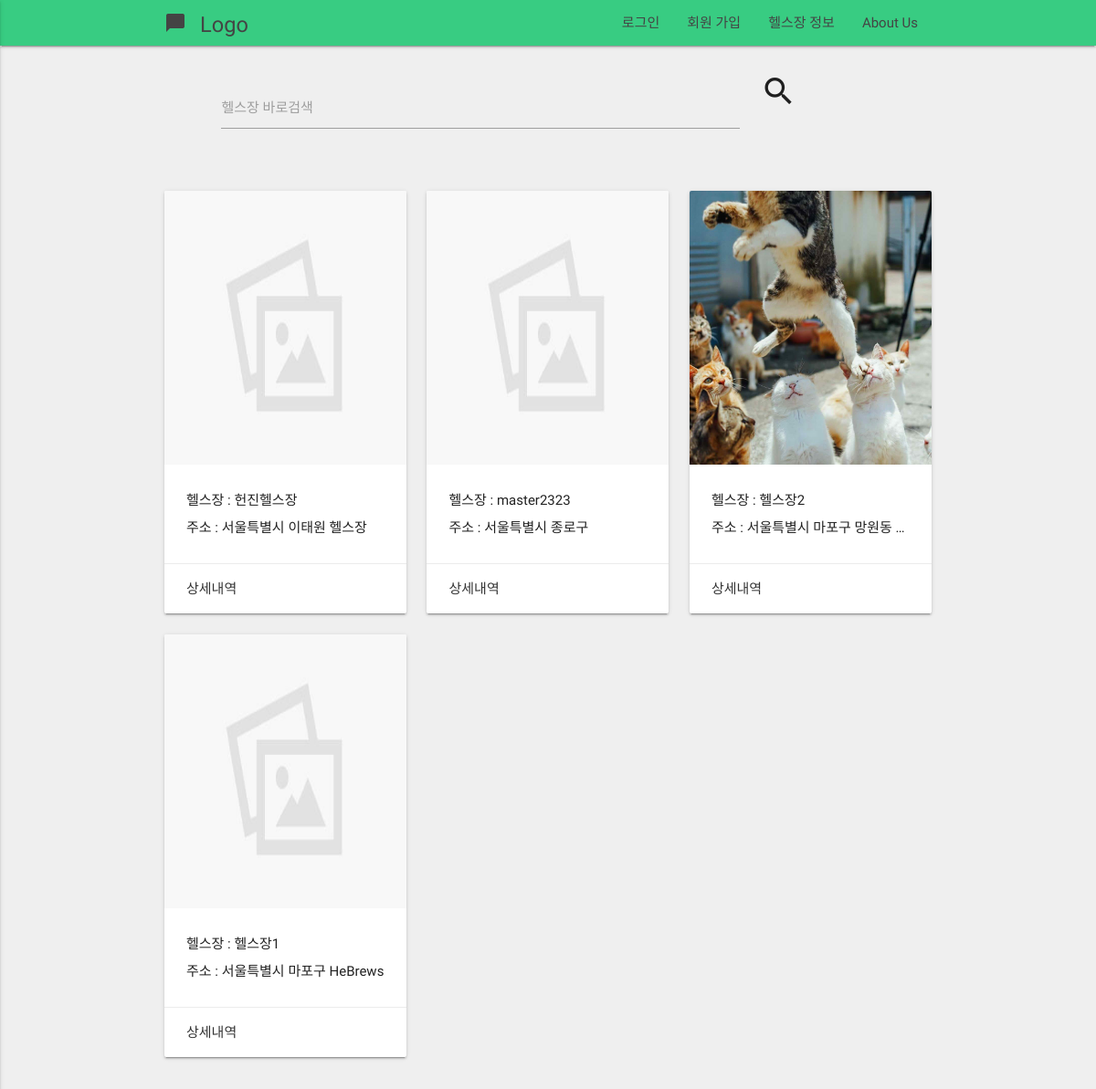
Screenshot of /healthclub/list/ with the database file from the repository.
### healthclub/models.py (models this page shows, shortened)
class HealthClub(models.Model):
    name      = models.CharField(max_length = 120)
    address   = models.CharField(max_length = 200)
    master    = models.ForeignKey(User)
    photo     = models.ImageField(blank=True)
    qrcode    = models.ImageField(blank=True)
    member    = models.IntegerField(default = 0)
    price1    = models.IntegerField(default = 0, blank = True)
    price2    = models.IntegerField(default = 0, blank = True)
    price3    = models.IntegerField(default = 0, blank = True)
    price6    = models.IntegerField(default = 0, blank = True)
    price12   = models.IntegerField(default = 0, blank = True)
    detail   = models.CharField(max_length = 1000, blank = True)
    timestamp = models.DateTimeField(auto_now=True)
    updated = models.DateTimeField(auto_now_add=True)

### healthclub/views.py (the view)
class HealthClubListView(ListView):
    def get_queryset(self):
        search = self.request.GET.get('search')
        if search:
            search = search.split("(")[0]
            return HealthClub.objects.filter(Q(name__icontains=search) | Q(address__icontains=search) | Q(detail__icontains=search)).order_by('updated')
        return HealthClub.objects.all().order_by('updated')
    def get_context_data(self, *args, **kwargs):
        context = super(HealthClubListView, self).get_context_data(**kwargs)
        healthclubs = HealthClub.objects.all()
        hkeywords = set()
        keywords = set()
        for healthclub in healthclubs:
            if len(healthclub.address) >= 12:
                address_short = healthclub.address[0:12] + ".."
            temp = healthclub.name + "(" + address_short + ")"
            hkeywords.add(temp)
            addresses = healthclub.address.split(' ')
            for address in addresses:
                keywords.add(address)
            context['keywords'] = keywords
            context['healthclubs'] = hkeywords
        return context

### healthclub/templates/healthclub/healthclub_list.html (shortened to what this page needs)
{% extends "base.html"  %}
{% load staticfiles %}
{%block content%}
<div class="container" style="margin-top:30px">
    <div class="row">
      <form method="GET" action="/healthclub/list/" id="search">
          <div class="row">
            <div class="col s1 m1 m1"></div>
            <div class="input-field col s8 m8 l8">
              <input type="text" name="search" id="autocomplete-input" class="autocomplete">
              <label for="autocomplete-input">헬스장 바로검색</label>
            </div>
            <div class="col s1 m1 l1">
                <i style="font-size:40px" class="material-icons prefix" onclick="submitFunc()">search</i>
            </div>
            <div class="col s2 m2 l2"></div>
          </div>
      </form>
    </div>
    <div class="col s12 m4">
        <div class="row">
            {% for obj in object_list reversed%}
            <div class="col s12 m4">
              <div class="card" >
                <div class="card-image">
                  {% if obj.photo %}
                  <img src="{{obj.photo.url}}" style="height:300px">
                  {%else%}
                  <img src="{% static 'images/default_image.jpg' %}" style="height:300px">
                  {% endif %}
                </div>
                <div class="card-content">
                  <p>헬스장 : {{obj.name}}</p>
                  <p class="truncate">주소 : {{obj.address}}</p>
                </div>
                <div class="card-action">
                  <a href="{% url 'healthclub:detail' pk=obj.id %}">상세내역</a>
                </div>
              </div>
            </div>
             {% endfor %}
        </div>
    </div>
</div>
{%endblock content%}

### templates/base.html (shortened to what this page needs)
{% load staticfiles %}
<!DOCTYPE html>
<html lang="en">
<head>
  <link href="{% static 'css/materialize.css' %}" type="text/css" rel="stylesheet" media="screen,projection"/>
  <link href="{% static 'css/style.css' %}" type="text/css" rel="stylesheet" media="screen,projection"/>
</head>
<body>
    <nav role="navigation" style="background-color : #38cc82">
    <div class="nav-wrapper container">
      <a id="logo-container" href="/" class="brand-logo"> <small>Logo</small><i class="large material-icons">chat_bubble</i></a>
      <ul class="right hide-on-med-and-down">
        {% if request.user.is_anonymous %}
        <li><a href="/login">로그인</a></li>
        <li><a href="/register">회원 가입</a></li>
        <li><a href="/healthclub/list">헬스장 정보</a></li>
        <li><a href="/aboutus/">About Us</a></li>
        {% elif request.user.profile.is_health_master %}
        <li><a href="/healthclub/mypage">지점 현황</a></li>
        <li><a href="/healthclub/create">지점 정보 설정</a></li>
        <li><a href="/healthclub/list">헬스장 정보</a></li>
        <li><a href="/logout">로그아웃</a></li>
        {% endif %}
      </ul>
    </div>
  </nav>
    {% block content %}{% endblock %}
</body>
</html>

### static/css/style.css (style rules this page uses)
nav ul a, nav .brand-logo { color: #444; }
p { line-height: 2rem; }

### templates/base.html (style rules this page uses)
body { background-color : #efefef; }
label { color: black; }

### rows the page displays
HealthClub: name "헌진헬스장", address "서울특별시 이태원 헬스장"
HealthClub: name "master2323", address "서울특별시 종로구"
HealthClub: photo (picture), name "헬스장2", address "서울특별시 마포구 망원동…"
HealthClub: name "헬스장1", address "서울특별시 마포구 HeBrews"
